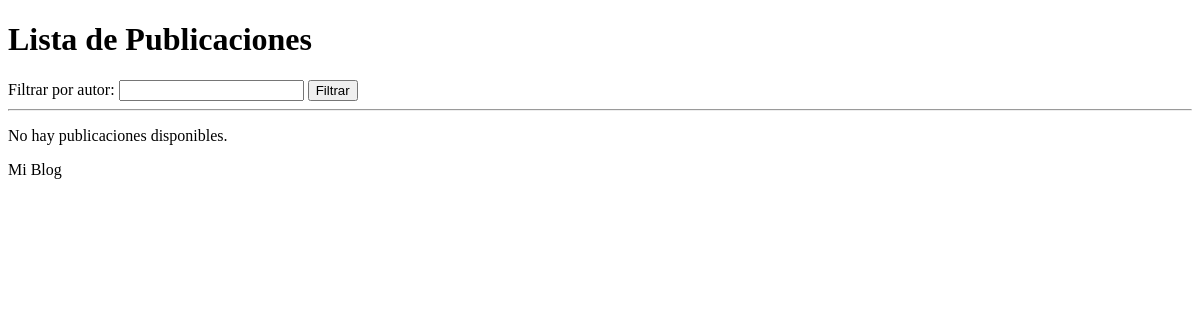
The app's page /posts/, older data.
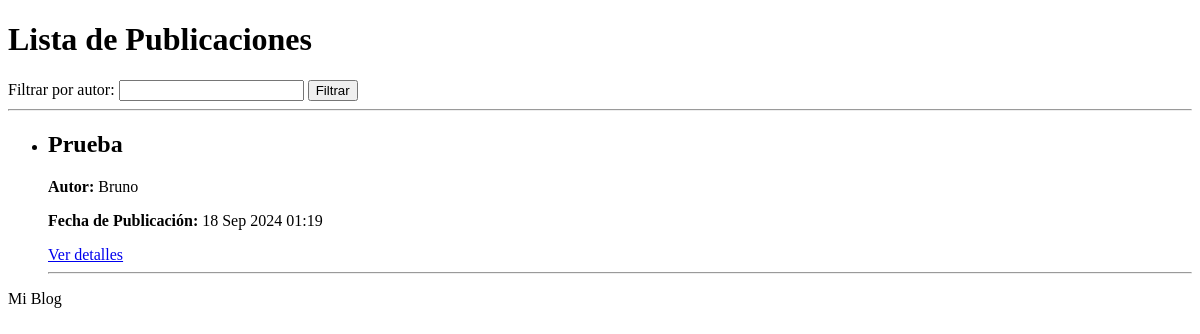
The same page, newer data.
### post/models.py (models this page shows)
class Post(models.Model):
    Titulo = models.CharField(max_length=200)
    Contenido = models.TextField()
    Fecha_de_Publicacion = models.DateTimeField(auto_now_add=True)
    Autor = models.ForeignKey(User, on_delete=models.CASCADE)

### post/views.py (the view)
# urls.py: path('posts/', views.posts_list, name='lista_post'),
def posts_list(request):
    nombreAutor = request.GET.get('autor')
    if nombreAutor:
        posts = Post.objects.filter(Autor=nombreAutor)
    else:
        posts = Post.objects.all()
    return render(request, 'listaPublicaciones.html', {'posts': posts})

### post/templates/listaPublicaciones.html (shortened to what this page needs)
{% extends "base.html" %}
{% block content %}
    <h1>Lista de Publicaciones</h1>
    <form method="get" action="">
        <label for="autor">Filtrar por autor:</label>
        <input type="text" name="autor" id="autor">
        <button type="submit">Filtrar</button>
    </form>
    <hr>
    {% if posts %}
        <ul>
            {% for post in posts %}
                <li>
                    <h2>{{ post.Titulo }}</h2>
                    <p><strong>Autor:</strong> {{ post.Autor.username }}</p>
                    <p><strong>Fecha de Publicación:</strong> {{ post.Fecha_de_Publicacion|date:"d M Y H:i" }}</p>
                    <a href="{% url 'detalle_post' post.id %}">Ver detalles</a>
                </li>
                <hr>
            {% endfor %}
        </ul>
    {% else %}
        <p>No hay publicaciones disponibles.</p>
    {% endif %}
{% endblock %}

Row changes from the older to the newer data that the page shows:
added Post: Titulo "Prueba", Autor.username "Bruno", Fecha_de_Publicacion "18 Sep 2024 01:19"
Text that changed along with them:
text no longer shown: "No hay publicaciones disponibles."
